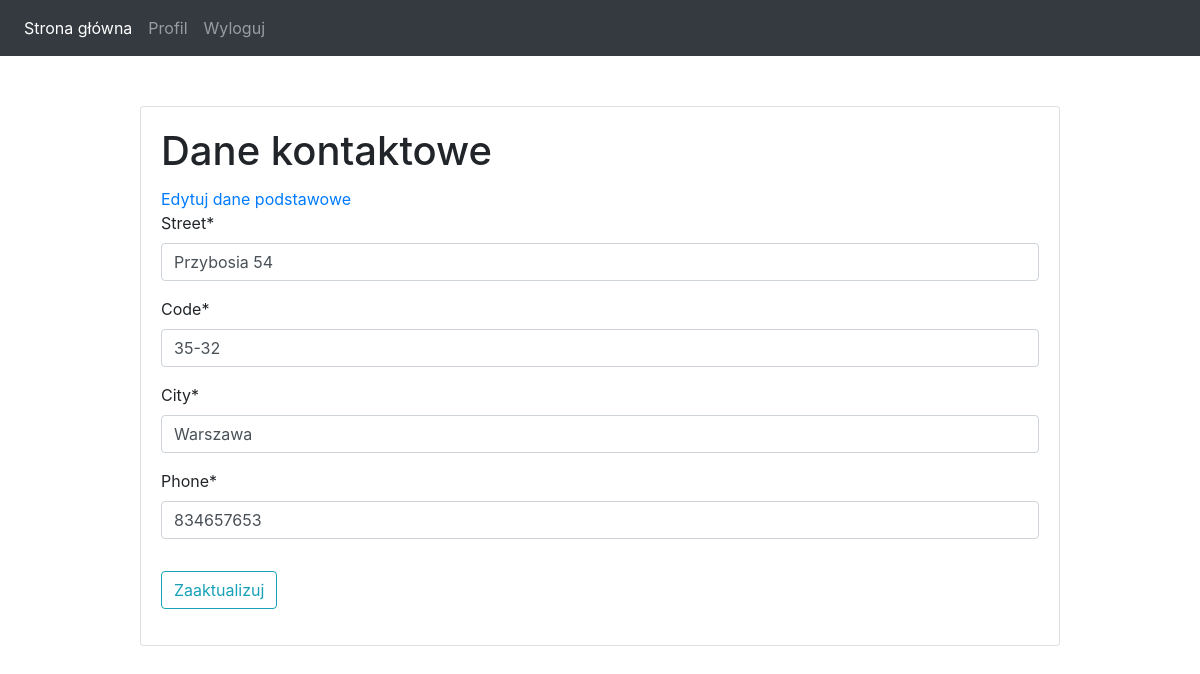
The page /profile/contact (signed in) on the database as committed earlier.
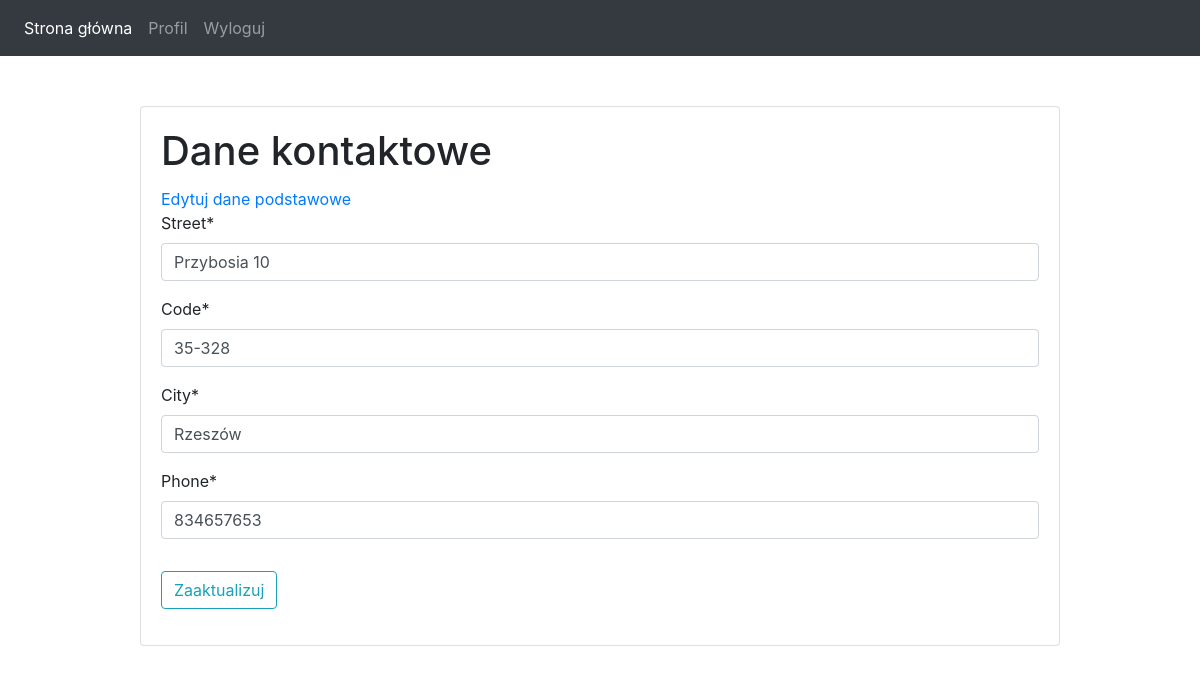
The same page on the database as committed later.
### users/models.py (models this page shows, shortened)
class Contact(models.Model):
    user = models.OneToOneField(User, on_delete=models.CASCADE)
    street = models.CharField(max_length=100)
    city = models.CharField(max_length=100)
    code = models.CharField(max_length=6)
    phone = models.CharField(max_length=9)

### users/views.py (the view)
# urls.py: path('profile/contact', user_views.contact, name="contact"),
@login_required
def contact(request):
    try:
        contact = Contact.objects.get(user=request.user)
    except Contact.DoesNotExist:
        contact = Contact(user=request.user, street="", code="", city="", phone="")
        contact.save()
    title= 'edytuj profil'
    if request.method == 'POST':
        c_form = ContactUpdateForm(request.POST, instance=request.user.contact)
        if c_form.is_valid():
            c_form.save()
            messages.success(request, f'Zaaktualizowano dane!')
            return redirect('contact')
    else:
        c_form = ContactUpdateForm(instance=request.user.contact)
    context={
        "title": title,
        'c_form': c_form,
    }
    return render(request, 'users/contact.html', context)

### users/forms.py
class ContactUpdateForm(forms.ModelForm):
    class Meta:
        model = Contact
        fields = ['street', 'code', 'city', 'phone']

### users/templates/users/contact.html (shortened to what this page needs)
{% extends 'carRental/base.html' %}
{% load crispy_forms_tags %}
{% block content %}
	<div class="card">
		<div class="card-body">
		<h1 class="card-title">Dane kontaktowe</h1>
		<a href="{% url 'profile' %}">Edytuj dane podstawowe</a>
			<form method="POST">
				<fieldset class="form-group">
					{{ c_form|crispy }}
				</fieldset>
				<div class="form-group">
					<button class="btn btn-outline-info" type="submit">Zaaktualizuj</button>
				</div>
			</form>
		</div>
	</div>
{% endblock content%}

Rows that differ between the two databases and show on the page:
changed Contact: street "Przybosia 54" → "Przybosia 10"; code "35-32" → "35-328"; city "Warszawa" → "Rzeszów"
